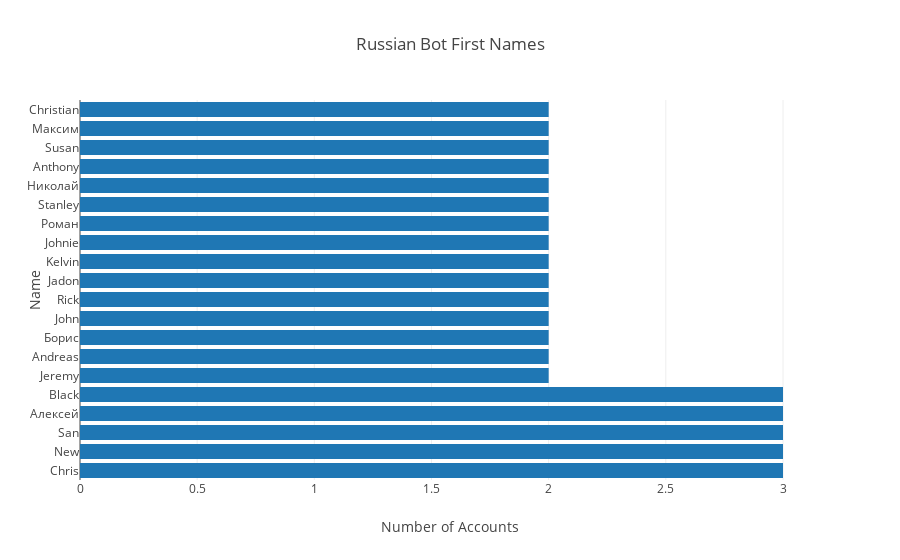

The code cell stored with this chart in its notebook:
### Code cell
usersnamesum = usersname.groupby('first',as_index=False).size().reset_index(name='counts')

usersnamesum = usersnamesum.sort_values('counts', ascending=False).head(20)

data = [go.Bar(
            x=usersnamesum['counts'],
            y=usersnamesum['first'],
            orientation = 'h'
)]

layout = Layout(
    title = "Russian Bot First Names",
    yaxis=dict(title='Name'),
    xaxis = dict(title='Number of Accounts')
)

fig = Figure(data=data, layout=layout)
iplot(fig)

### Figure 1 — Plotly figure (JSON) as saved in the notebook; plotly's stock layout.template omitted (floating-point values rounded to 4 significant figures)
{"data": [{"orientation": "h", "type": "bar", "x": [3, 3, 3, 3, 3, 2, 2, 2, 2, 2, 2, 2, 2, 2, 2, 2, 2, 2, 2, 2], "y": ["Chris", "New", "San", "Алексей", "Black", "Jeremy", "Andreas", "Борис", "John", "Rick", "Jadon", "Kelvin", "Johnie", "Роман", "Stanley", "Николай", "Anthony", "Susan", "Максим", "Christian"]}], "layout": {"title": "Russian Bot First Names", "xaxis": {"title": "Number of Accounts"}, "yaxis": {"title": "Name"}}}
